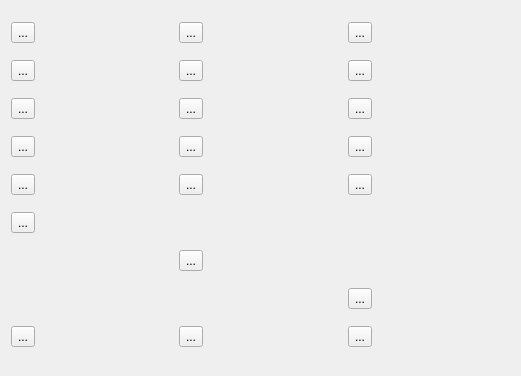
           <widget class="QWidget" name="scrollAreaWidgetContents">
            <property name="geometry">
             <rect>
              <x>0</x>
              <y>0</y>
              <width>521</width>
              <height>376</height>
             </rect>
            </property>
            <layout class="QGridLayout" name="gridLayout_39">
             <item row="8" column="2">
              <widget class="QToolButton" name="toolButton_86">
               <property name="text">
                <string>...</string>
               </property>
              </widget>
             </item>
             <item row="8" column="4">
              <widget class="QToolButton" name="toolButton_88">
               <property name="text">
                <string>...</string>
               </property>
              </widget>
             </item>
             <item row="8" column="0">
              <widget class="QToolButton" name="toolButton_87">
               <property name="text">
                <string>...</string>
               </property>
              </widget>
             </item>
             <item row="0" column="2" colspan="2">
              <widget class="QToolButton" name="toolButton_68">
               <property name="text">
                <string>...</string>
               </property>
              </widget>
             </item>
             <item row="0" column="0" colspan="2">
              <widget class="QToolButton" name="toolButton_69">
               <property name="text">
                <string>...</string>
               </property>
              </widget>
             </item>
             <item row="0" column="4" colspan="2">
              <widget class="QToolButton" name="toolButton_70">
               <property name="text">
                <string>...</string>
               </property>
              </widget>
             </item>
             <item row="1" column="0" colspan="2">
              <widget class="QToolButton" name="toolButton_71">
               <property name="text">
                <string>...</string>
               </property>
              </widget>
             </item>
             <item row="1" column="2" colspan="2">
              <widget class="QToolButton" name="toolButton_72">
               <property name="text">
                <string>...</string>
               </property>
              </widget>
             </item>
             <item row="2" column="0" colspan="2">
              <widget class="QToolButton" name="toolButton_75">
               <property name="text">
                <string>...</string>
               </property>
              </widget>
             </item>
             <item row="1" column="4" colspan="2">
              <widget class="QToolButton" name="toolButton_73">
               <property name="text">
                <string>...</string>
               </property>
              </widget>
             </item>
             <item row="2" column="4" colspan="2">
              <widget class="QToolButton" name="toolButton_74">
               <property name="text">
                <string>...</string>
               </property>
              </widget>
             </item>
             <item row="4" column="2">
              <widget class="QToolButton" name="toolButton_80">
               <property name="text">
                <string>...</string>
               </property>
              </widget>
             </item>
             <item row="3" column="4">
              <widget class="QToolButton" name="toolButton_77">
               <property name="text">
                <string>...</string>
               </property>
              </widget>
             </item>
             <item row="2" column="2" colspan="2">
              <widget class="QToolButton" name="toolButton_76">
               <property name="text">
                <string>...</string>
               </property>
              </widget>
             </item>
             <item row="3" column="0">
              <widget class="QToolButton" name="toolButton_78">
               <property name="text">
                <string>...</string>
               </property>
              </widget>
             </item>
             <item row="3" column="2">
              <widget class="QToolButton" name="toolButton_79">
               <property name="text">
                <string>...</string>
               </property>
              </widget>
             </item>
             <item row="4" column="0">
              <widget class="QToolButton" name="toolButton_81">
               <property name="text">
                <string>...</string>
               </property>
              </widget>
             </item>
             <item row="6" column="2">
              <widget class="QToolButton" name="toolButton_83">
               <property name="text">
                <string>...</string>
               </property>
              </widget>
             </item>
             <item row="4" column="4">
              <widget class="QToolButton" name="toolButton_82">
               <property name="text">
                <string>...</string>
               </property>
              </widget>
             </item>
             <item row="5" column="0">
              <widget class="QToolButton" name="toolButton_84">
               <property name="text">
                <string>...</string>
               </property>
              </widget>
             </item>
             <item row="7" column="4">
              <widget class="QToolButton" name="toolButton_85">
               <property name="text">
                <string>...</string>
               </property>
              </widget>
             </item>
            </layout>
           </widget>
